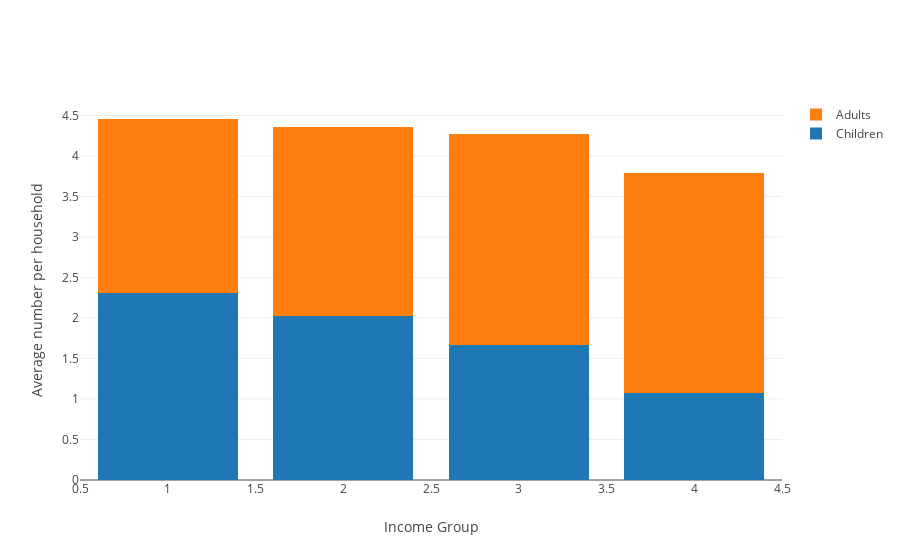

Notebook cell for this chart:
### Code cell
avg_child = [ig['hogar_nin'].sum()/ig.shape[0] for ig in [g1,g2,g3,g4]]
avg_adult = [ig['hogar_adul'].sum()/ig.shape[0] for ig in [g1,g2,g3,g4]]
children = go.Bar(
    x=[1, 2, 3, 4],
    y=avg_child,
    name='Children'
)
adult = go.Bar(
    x=[1, 2, 3, 4],
    y=avg_adult,
    name='Adults'
)

layout = go.Layout(
    xaxis={'title': 'Income Group'},
    yaxis={'title': 'Average number per household'},
    barmode='stack'
)

fig = go.Figure(data=[children,adult], layout=layout)#, layout=layout)
py.iplot(fig)

### Figure 1 — Plotly figure (JSON) as saved in the notebook; plotly's stock layout.template omitted (floating-point values rounded to 4 significant figures)
{"data": [{"name": "Children", "type": "bar", "uid": "af2a09d8-9267-45c7-97c5-257eecc67733", "x": [1, 2, 3, 4], "y": [2.309, 2.021, 1.672, 1.076]}, {"name": "Adults", "type": "bar", "uid": "fc0c4920-cd09-4081-a183-26d97d1c4835", "x": [1, 2, 3, 4], "y": [2.147, 2.341, 2.6, 2.714]}], "layout": {"barmode": "stack", "xaxis": {"title": "Income Group"}, "yaxis": {"title": "Average number per household"}}}
